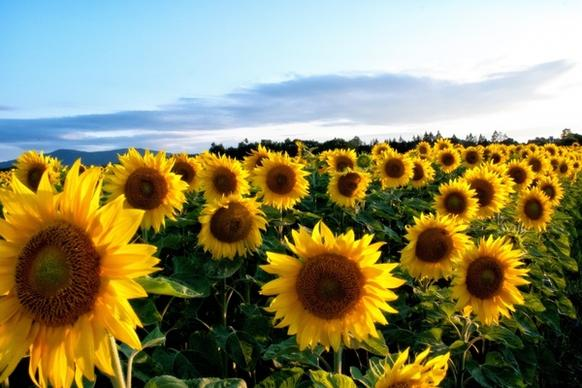
#> input picture CV EXP/test.jpg, 582 x 388 px
$ python CV11.py
#> lines starting #> are read from the running program, lines starting #| are printed output that depends on the picture
import cv2
import numpy as np

# ---------- Unicode-safe image loading ----------
image_path = r"C:\Users\Jerry David\OneDrive\문서\CV EXP\test.jpg"

with open(image_path, "rb") as f:
    data = np.frombuffer(f.read(), np.uint8)

img = cv2.imdecode(data, cv2.IMREAD_COLOR)
#> img is the input picture: shape (388, 582, 3); mean B, G, R 100.6, 137.8, 141.3

# Safety check
if img is None:
    print("Error: Image not loaded")
    exit()

# Image dimensions
h, w = img.shape[:2]
#> h = 388; w = 582

# ---------- Define Corresponding Points ----------
# Source points (original image)
src_pts = np.float32([
    [50, 50],
    [w - 50, 50],
    [50, h - 50],
    [w - 50, h - 50]
])

# Destination points (mapped positions)
dst_pts = np.float32([
    [100, 120],
    [w - 150, 80],
    [120, h - 100],
    [w - 120, h - 80]
])

# ---------- Direct Linear Transformation ----------
# findHomography internally uses DLT
H, status = cv2.findHomography(src_pts, dst_pts, 0)
#> status = [1, 1, 1, 1]

# ---------- Apply Transformation ----------
dlt_output = cv2.warpPerspective(img, H, (w, h))
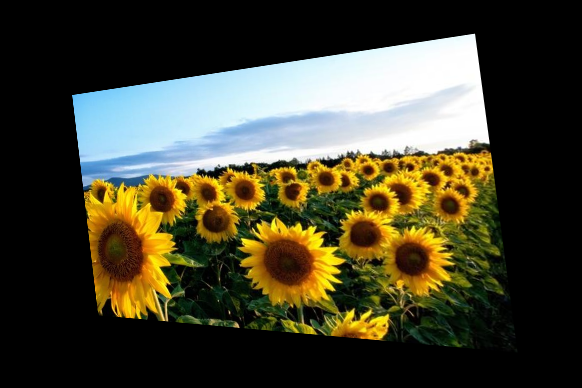
#> dlt_output: shape (388, 582, 3); mean B, G, R 48.8, 67.7, 70.2

# ---------- Display Results ----------
cv2.imshow("Original Image", img)
cv2.imshow("DLT Transformed Image", dlt_output)

cv2.waitKey(0)
cv2.destroyAllWindows()
